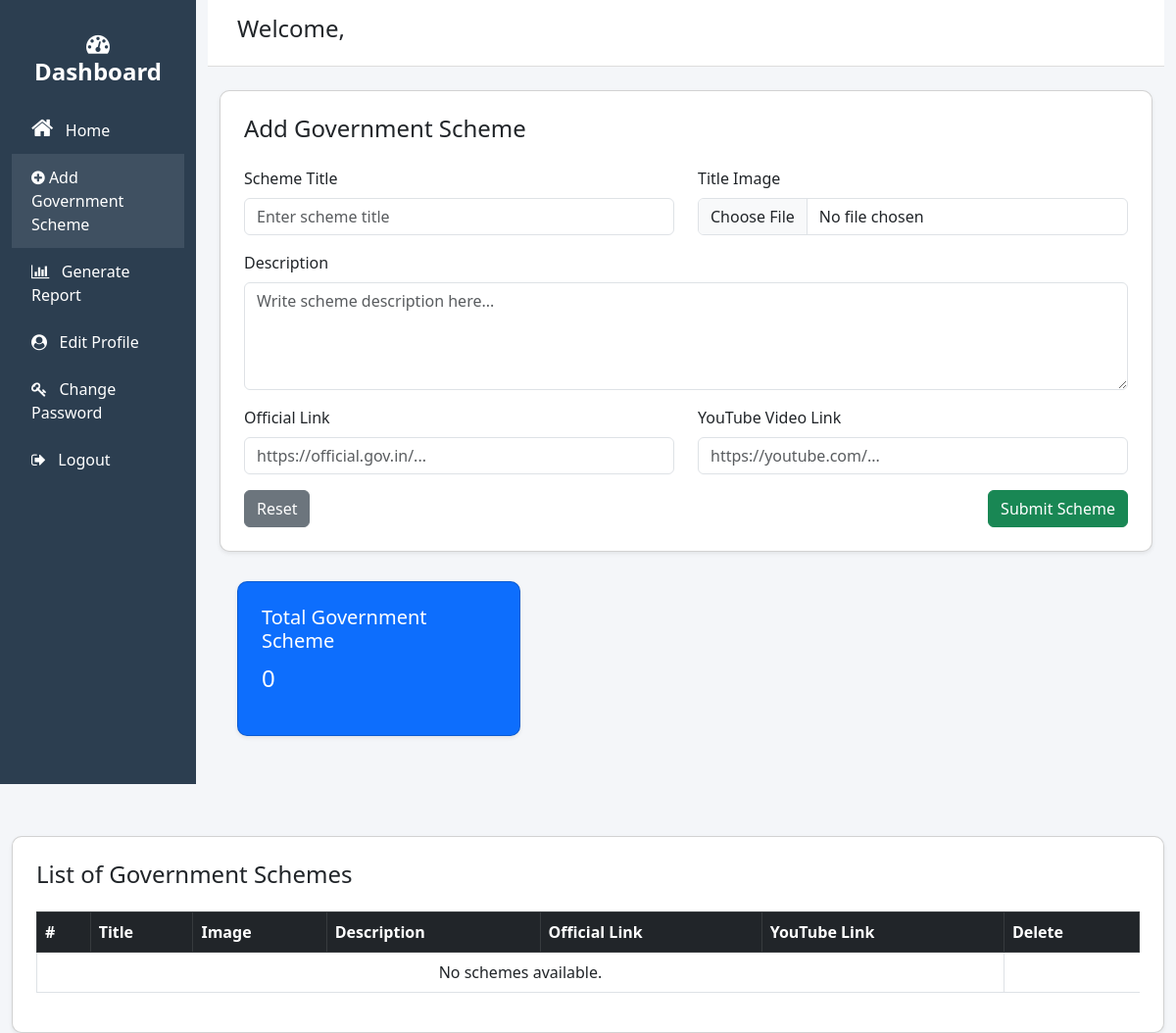
Before: /add-scheme/ with the older database file.
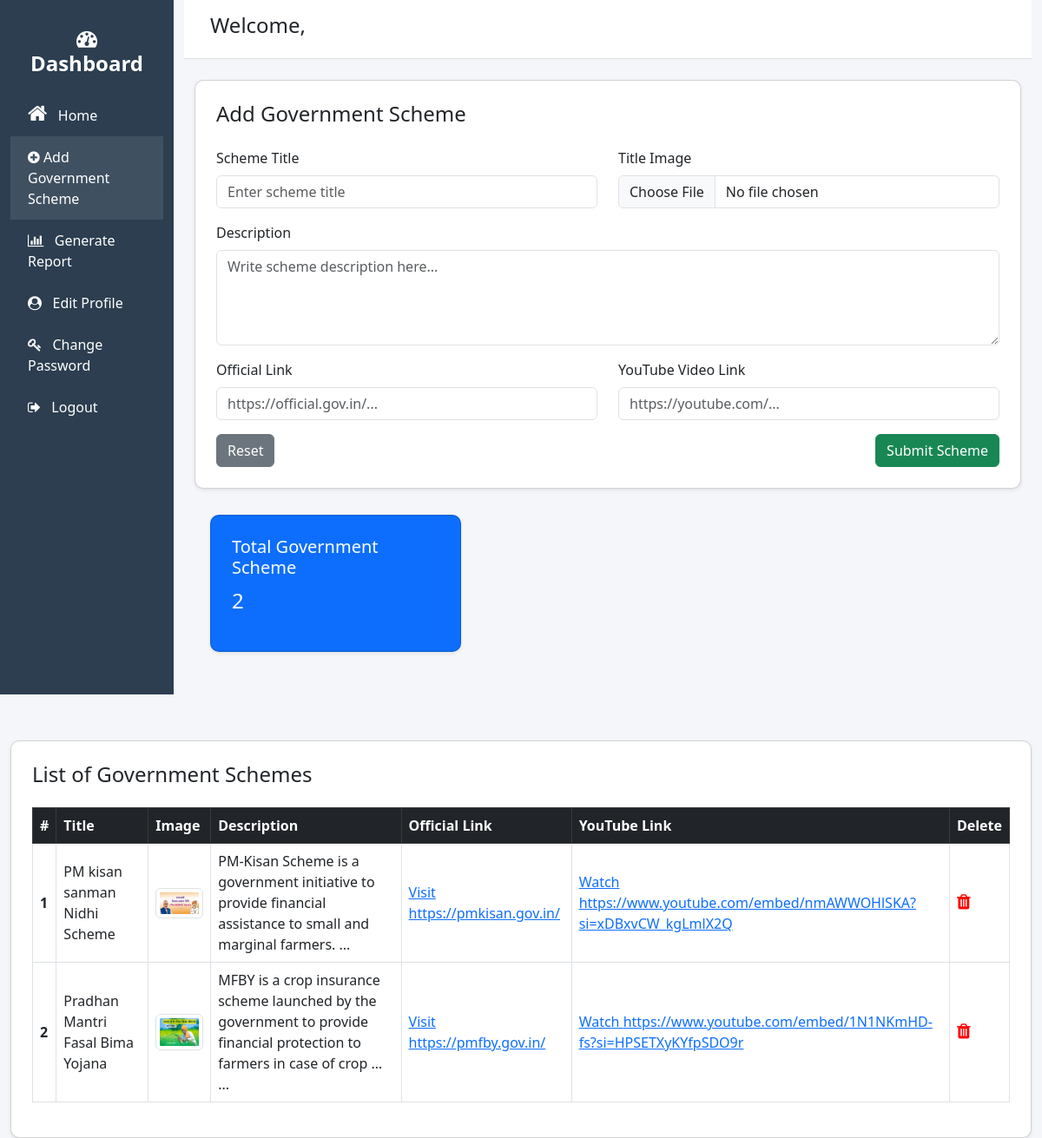
After: the same page with the newer database file.
### office/models.py (models this page shows, shortened)
class Scheme(models.Model):
    title = models.CharField(max_length=50)
    titleimg = models.ImageField(upload_to='scheme_images/')
    desc = models.TextField()
    officialweb = models.URLField(blank=True, null=True)
    ytVideo = models.URLField(blank=True, null=True)
    slug = models.SlugField(unique=True, blank=True)
    date = models.DateTimeField(auto_now_add=True)

### office/views.py (the view, shortened to what this page needs)
# urls.py: path('add-scheme/', fviews.addScheme, name='add_sheme'),
def addScheme(request):
    allScheme= Scheme.objects.all().order_by('-id')
    countScheme= allScheme.count()
    return render(request, 'office/addScheme.html',{'Schemes': allScheme, 'totalScheme': countScheme })

### templates/office/addScheme.html (shortened to what the changed rows need)
<!DOCTYPE html>
<html lang="en">
<head>
  <link href="https://cdn.jsdelivr.net/npm/bootstrap@5.3.0/dist/css/bootstrap.min.css" rel="stylesheet">
  <link rel="stylesheet" href="https://cdnjs.cloudflare.com/ajax/libs/font-awesome/4.7.0/css/font-awesome.min.css">
  <link rel="stylesheet" href="/static/CSS/officer/officeDashBoard.css">
</head>
<body>
  <div class="container-fluid">
    <div class="row">
      <div class="col-md-10">
        <div class="content">
          <div class="row">
            <div class="col-md-4 mb-4">
              <div class="card shadow-sm p-4 bg-primary text-white">
                <h5>Total Government Scheme</h5>
                <p class="fs-4">{{ totalScheme }}</p>
              </div>
            </div>
          </div>
        </div>
      </div>
      <div class="container mt-5">
        <div class="card shadow-sm p-4">
          <div class="table-responsive">
            <table class="table table-bordered table-hover align-middle">
              <thead class="table-dark">
                <tr>
                  <th scope="col">#</th>
                  <th scope="col">Title</th>
                  <th scope="col">Image</th>
                  <th scope="col">Description</th>
                  <th scope="col">Official Link</th>
                  <th scope="col">YouTube Link</th>
                  <th scope="col">Delete</th>
                </tr>
              </thead>
              <tbody>
                {% for scheme in Schemes %}
                <tr>
                  <th scope="row">{{ forloop.counter }}</th>
                  <td>{{ scheme.title }}</td>
                  <td>
                    <img src="/media/{{ scheme.titleimg }}" alt="Scheme Image" width="80" class="img-thumbnail">
                  </td>
                  <td>{{ scheme.desc|truncatewords:20 }} ...</td>
                  <td>
                    <a href="{{ scheme.officialweb }}" target="_blank">Visit {{ scheme.officialweb }}</a>
                  </td>
                  <td>
                    <a href="{{ scheme.ytVideo }}" target="_blank">Watch {{ scheme.ytVideo }}</a>
                  </td>
                  <td>
                    <a href="{% url 'delete_scheme' scheme.id %}" onclick="return confirm('Are you sure you want to delete this scheme?');">
                      <i class="fa fa-trash" style="font-size:20px; color:red; cursor:pointer;"></i>
                    </a>
                  </td>
                </tr>
                {% empty %}
                <tr>
                  <td colspan="6" class="text-center">No schemes available.</td>
                </tr>
                {% endfor %}
              </tbody>
            </table>
          </div>
        </div>
      </div>
    </div>
  </div>
  {% include "office/f_footer.html" %}

Changed rows visible on the page:
added Scheme: title "PM kisan sanman Nidhi Scheme", titleimg (picture), desc "PM-Kisan Scheme is a government initiative to provide financial assistance to small and marginal farmers.", officialweb "https://pmkisan.gov.in/", ytVideo "https://www.youtube.com/embed/nmAWWOHlSKA?si=xDBxvCW_kgLmlX2Q"
added Scheme: title "Pradhan Mantri Fasal Bima Yojana", titleimg (picture), desc "MFBY is a crop insurance scheme launched by the government to provide financial protection to farmers in case of crop …", officialweb "https://pmfby.gov.in/", ytVideo "https://www.youtube.com/embed/1N1NKmHD-fs?si=HPSETXyKYfpSDO9r"
Other visible differences:
{{ totalScheme }}: "0" → "2"
text no longer shown: "No schemes available."
